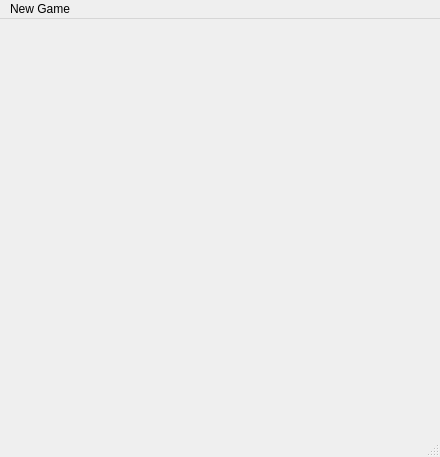
<?xml version="1.0" encoding="UTF-8"?>
<ui version="4.0">
 <class>MainWindow</class>
 <widget class="QMainWindow" name="MainWindow">
  <property name="geometry">
   <rect>
    <x>0</x>
    <y>0</y>
    <width>440</width>
    <height>457</height>
   </rect>
  </property>
  <property name="windowTitle">
   <string>Draughts</string>
  </property>
  <widget class="QWidget" name="centralWidget"/>
  <widget class="QMenuBar" name="menuBar">
   <property name="geometry">
    <rect>
     <x>0</x>
     <y>0</y>
     <width>440</width>
     <height>31</height>
    </rect>
   </property>
   <widget class="QMenu" name="menuNew_Gam">
    <property name="title">
     <string>New Game</string>
    </property>
    <addaction name="actionNew_game"/>
    <addaction name="actionInput_host"/>
   </widget>
   <addaction name="menuNew_Gam"/>
  </widget>
  <widget class="QStatusBar" name="statusBar"/>
  <action name="actionNew_game">
   <property name="text">
    <string>New game</string>
   </property>
  </action>
  <action name="actionInput_host">
   <property name="text">
    <string>Input host</string>
   </property>
  </action>
 </widget>
 <layoutdefault spacing="6" margin="11"/>
 <resources/>
 <connections/>
</ui>
